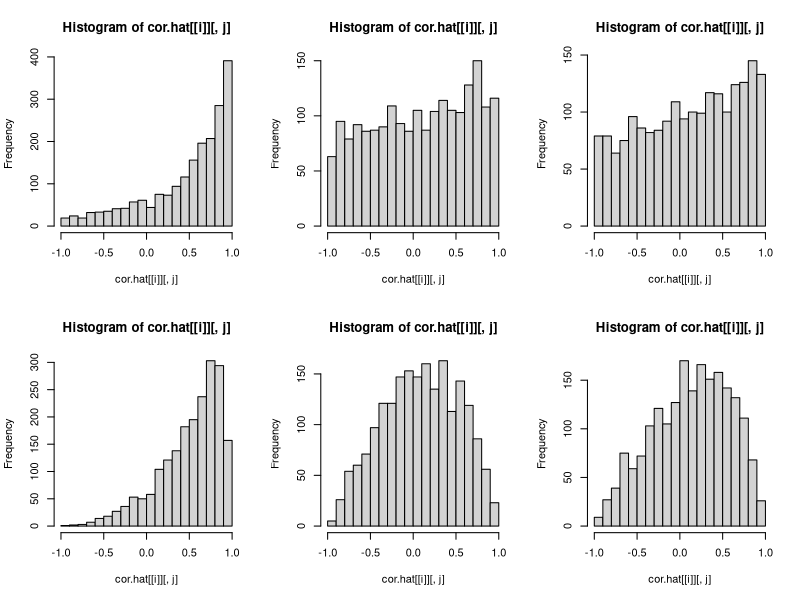
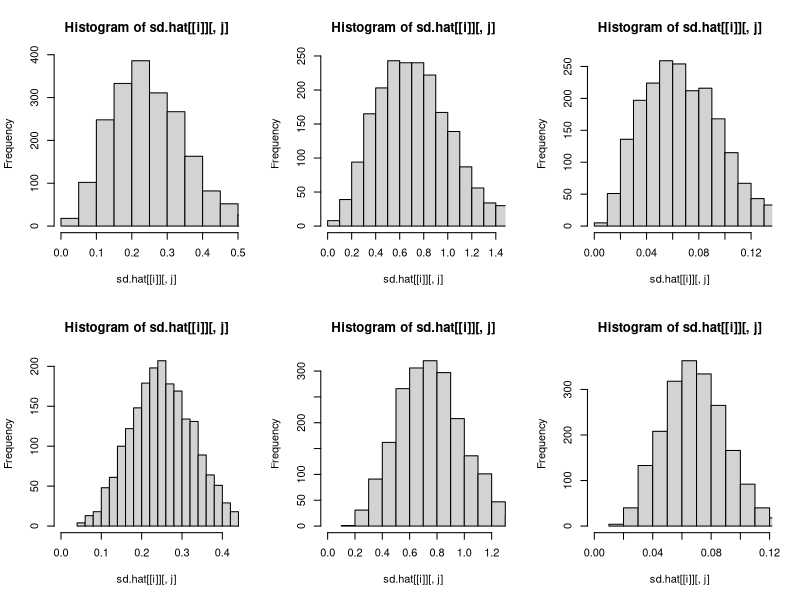

These figures' R source, in order: (Note: this script raises an error after producing the figures.)
library(MASS)
library(tidyverse)
library(here)


set.seed(711)
S <- c(4, 6)#c(3, 5, 7)
N <- 1000
nsim <- 2000
beta0 <- log(.15 / .85)
nu0 <- -1
delta0 <- 2
rho.beta.delta <- 0.7
rho.beta.nu <- 0
rho.delta.nu <- 0.7
sigma.beta <- 0.5
sigma.delta <- 1
sigma.nu <- 0.01

Lambda <- diag(c(.25, .6, .01))
Gamma <- diag(3)
Gamma[2,1] <- 0.8
Gamma[3,1] <- 0.8
Gamma[3,2] <- 0.8
hyper.var <- Lambda %*% Gamma %*% t(Gamma) %*% Lambda
cormat <- matrix(nrow = 3, ncol = 3)
for(i in 1:3){
  for(j in 1:3){
    cormat[i, j] <- hyper.var[i, j] / (sqrt(hyper.var[i, i]) * sqrt(hyper.var[j, j]))
  }
}

hyper.mean <- c(beta0, delta0, nu0)
# hyper.var <- matrix(c(sigma.beta ^ 2, rho.beta.delta * sigma.beta * sigma.delta, rho.beta.nu * sigma.beta * sigma.nu,
#                       rho.beta.delta * sigma.beta * sigma.delta, sigma.delta ^ 2, rho.delta.nu * sigma.delta * sigma.nu,
#                       rho.beta.nu * sigma.beta * sigma.nu, rho.delta.nu * sigma.delta * sigma.nu, sigma.nu ^ 2), 
#                     nrow = 3, byrow = TRUE)
sd.hat <- list()
cor.hat <- list()
for(i in 1:length(S)){
  sd.hat[[i]] <- matrix(nrow = nsim, ncol = 3)
  cor.hat[[i]] <- matrix(nrow = nsim, ncol = 3)
  
  for(j in 1:nsim){
  
  theta <- mvrnorm(S[i], hyper.mean, hyper.var)
  beta <- theta[,1]
  delta <- theta[,2]
  nu <- theta[,3]
  
  pi1 <- 1 / (1 + exp(-(beta + delta / 2)))
  pi0 <- 1 / (1 + exp(-(beta - delta / 2)))
  psi <- 1 / (1 + exp(-nu))
  
  pi11 <- pi1 * psi
  pi10 <- (1 - pi1) * psi
  pi01 <- pi0 * (1 - psi)
  pi00 <- (1 - pi0) * (1 - psi)
  
  probs <- cbind(pi11, pi10, pi01, pi00)
  
  tabs <- t(apply(probs, 1, function(x) {
    rmultinom(1, N, prob = x)
  }))
  
  y <- tabs[,c(1, 3)]
  n <- cbind(rowSums(tabs[, c(1, 2)]),
             rowSums(tabs[, c(3, 4)]))
  bigN <- rep(N, S[i])
  
  nu.hat <- log((n[,1] / bigN) / (1 - n[,1] / bigN))
  beta.hat <- apply(log(((y + 0.5)/(n + 1)) / (1 - (y + 0.5) / (n + 1))), 1, mean)
  delta.hat <- log(((tabs[,1] + 0.5) * (tabs[,4] + 0.5)) / ((tabs[,2] + 0.5) * (tabs[,3] + 0.5)))
  sd.hat[[i]][j, 1] <- sd(beta.hat)
  sd.hat[[i]][j, 2] <- sd(delta.hat)
  sd.hat[[i]][j, 3] <- sd(nu.hat)
  cor.hat[[i]][j, 1] <- cor(beta.hat, delta.hat)
  cor.hat[[i]][j, 2] <- cor(beta.hat, nu.hat)
  cor.hat[[i]][j, 3] <- cor(delta.hat, nu.hat)
  }
}

par(mfrow = c(length(S), 3))
for(i in 1:length(S)){
  for(j in 1:3){
    hist(cor.hat[[i]][,j], breaks = 20, xlim = c(-1, 1))
  }
}
for(i in 1:length(S)){
  for(j in 1:3){
    hist(sd.hat[[i]][,j], breaks = 20, xlim = c(0, quantile(sd.hat[[i]][,j], 0.975)))
  }
}


for(i in 1:3){
  print(apply(cor.hat[[i]], 2, mean, na.rm=T))
}
for(i in 1:3){
  print(apply(sd.hat[[i]], 2, mean, na.rm = T))
}
